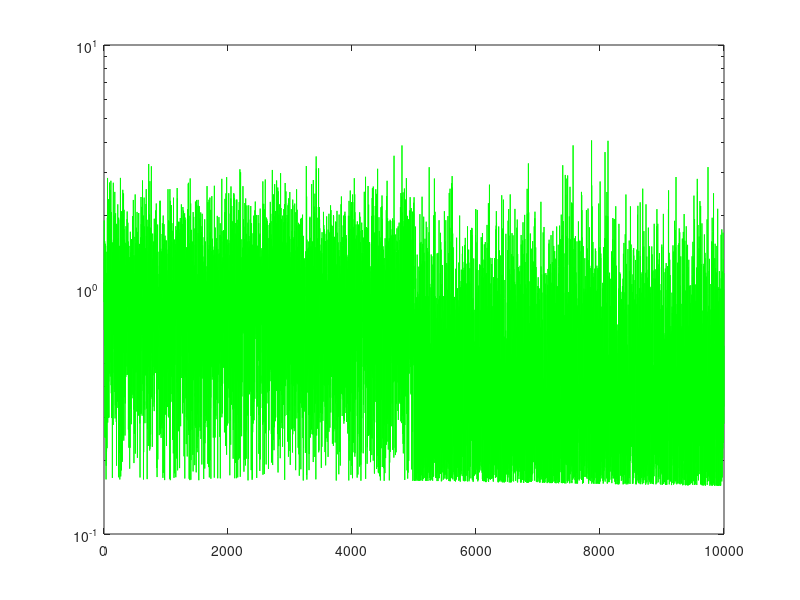

Write MATLAB code to recreate this figure.
clear all;
clc;
close all;
% Data is a matrix that is (N x M) in size, where there are N samples and M
% different dimensions
DataStruct = importdata('Two_Class_FourDGaussians.dat');
x = DataStruct.data();
y = x(:, 5);
x = x(:, 1:end-1);
[EIGVEC, EIGVAL] = eig(cov(x));
%Use PCA to reduce to 2 dimensions
EIGVEC = EIGVEC(:, end:-1:1);
EIGVAL = EIGVAL(:, end:-1:1);
EVr = EIGVEC(:,1:2);
x = x * EVr;

%plot(XT(:,1),XT(:,2),'or'), pause


w = zeros(2,1);
eta = 0.0000002;

for i=5001:10000
    if(y(i)==2)
       y(i)=-1; 
    end
end
%% Finding the LMS error to modify the weights and get the best results
for im=1:100   % this is the number of implementations
    for i=2:9999 % this is the number of iterations
        e(i)=y(i)-x(i-1,:)*w;
        w=w+eta*e(i)*x(i-1);
    end
        e100(im,:)=e;
end
semilogy(sum(e100.^2)/100,'g');
%

%% Use the finalized weights to determine the linear separation

c1=0;
c2=0;
c1true=0;
c2true=0;
c1wrong=0;
c2wrong=0;
bias = 0;
for i=2:9999
   newe(i)=y(i)-x(i-1,:)*w; 
   if(newe(i)>bias)
       c1=c1+1;
       if(y(i)==1)
          c1true=c1true+1; 
       end
       if(y(i)==-1)
          c1wrong=c1wrong+1; 
       end
   end
   if(newe(i)<bias)
      c2=c2+1;
      if(y(i)==-1)
        c2true=c2true+1;
      end
      if(y(i)==1)
         c2wrong=c2wrong+1; 
      end
   end
end

c1cr=c1true/(c1true+c2wrong);
c2cr=c2true/(c2true+c1wrong);
CR = 100*((c1cr+c2cr)/2);

LC(1)=1;
for i=2:9999
   lce(i) = y(i)- x(i-1,:)*w;
   LC(i) = LC(i-1)-lce(i);
end

